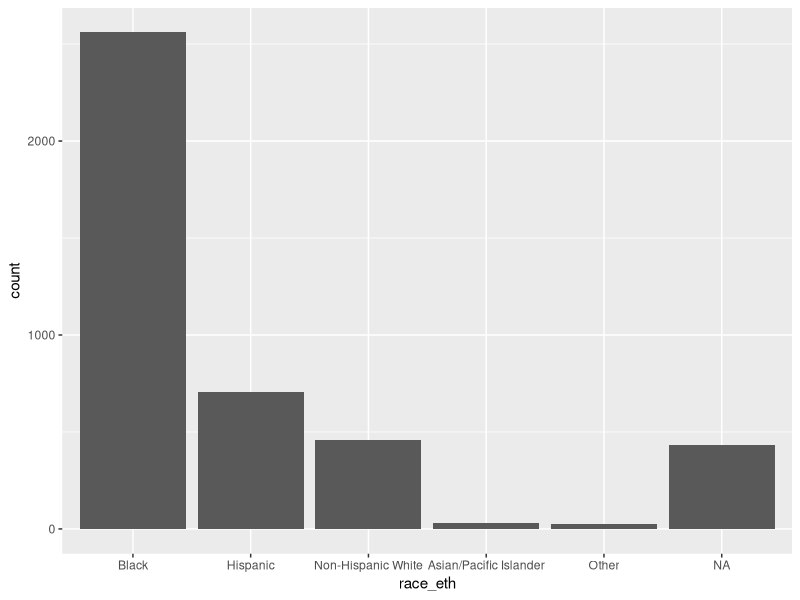
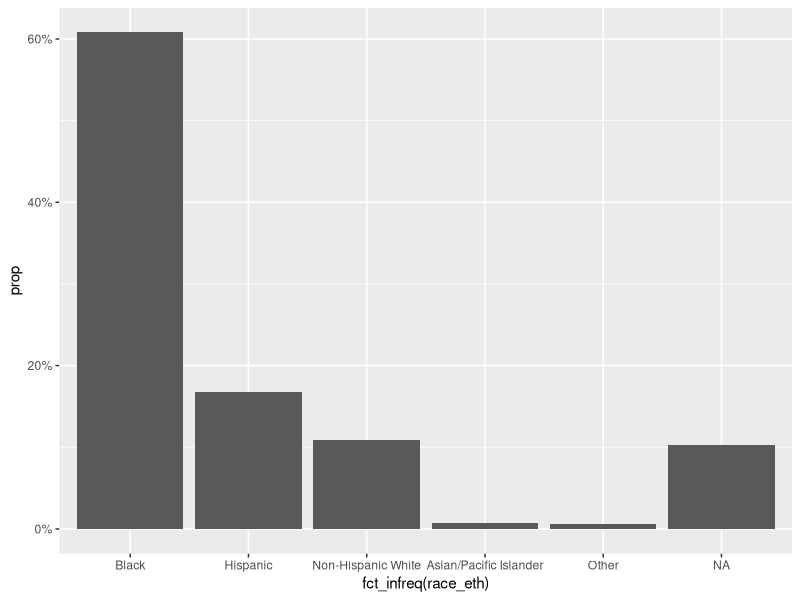
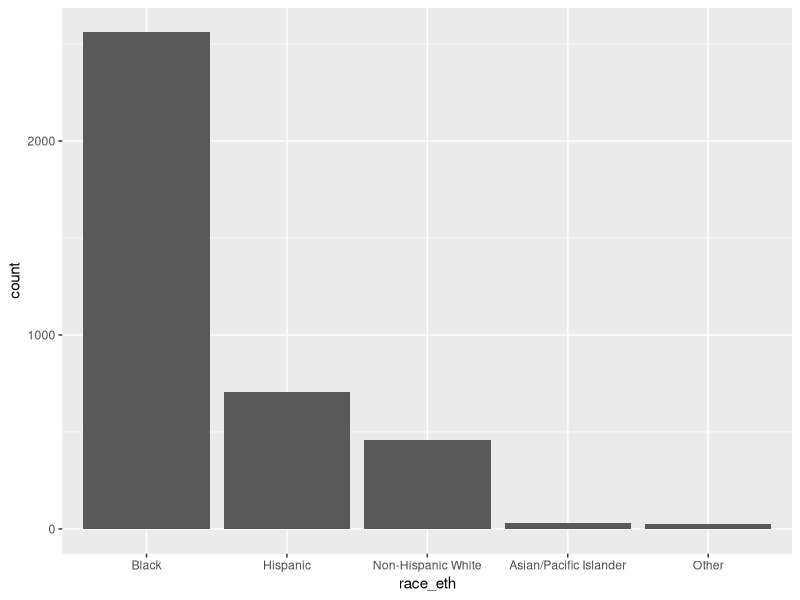
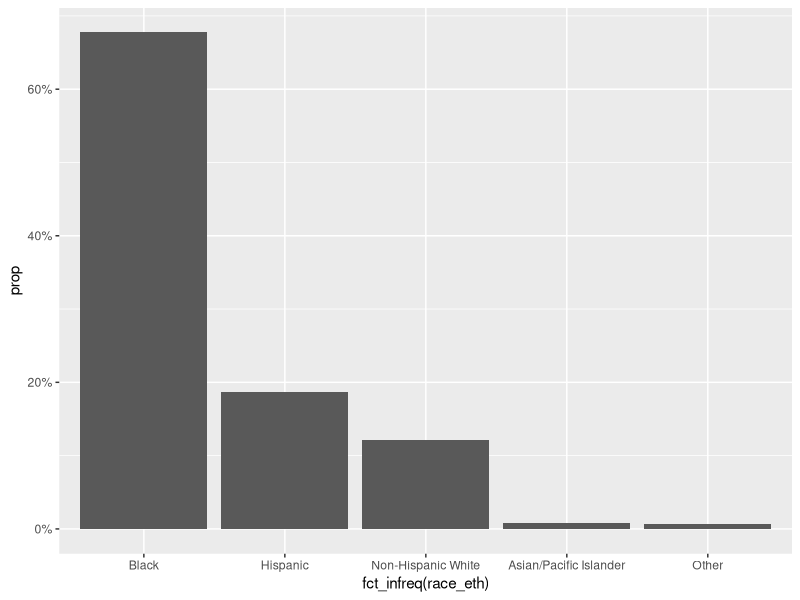
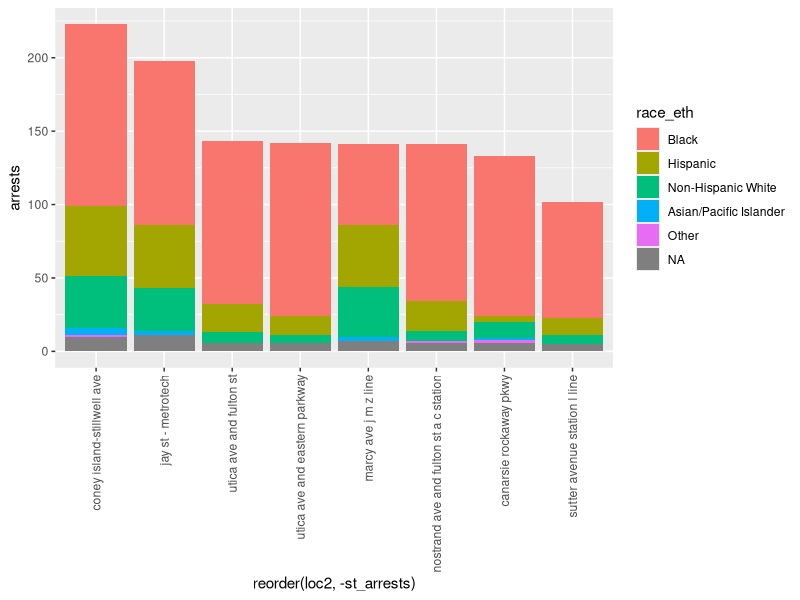

The R source for these figures, in order:
################################################################################
##
## [ PROJ ] Lecture 3: Subway Fare Evasion Arrests in Brooklyn
## [ FILE ] Lecture3-inclass.r
## [ AUTH ] < YOUR NAME >
## [ INIT ] < Date you started the file >
##
################################################################################

## POLICY QUESTION FOR THIS WEEK & NEXT:
## Police can stop and ticket or  arrest people for subway fare evasion. 
## Is NYPD enforcement of subway fare evasion enforcement in Brooklyn racist?


## ---------------------------
## libraries
## ---------------------------

library(tidyverse)
library(forcats)
library(fastDummies)

## ---------------------------
## directory paths
## ---------------------------

getwd()
setwd("C:/Users/Harold Stolper/Google Drive/SIPA/R - Data Analysis/Fall 2020/Lectures/Lecture3")
## -----------------------------------------------------------------------------
## 1. load and inspect datasets
##
##    two datasets of administrative records from public defenders in Brooklyn
##      1. microdata_BDS_inclass.csv: Brooklyn Defender Services
##      2. microdata_LAS_inclass.csv: Legal Aid Society
##    each row is client data for an individual arrested for subway fare evasion
##    public defenders represent nearly everybody arrested for subway fare evasion
##    these files were provided by the respective orgs with no documentation
##
##  a. what is the unit of observation and representative population?
##  b. inspect and describe the coding of race/ethnicity information in each dataset?
## -----------------------------------------------------------------------------

arrests_bds <- read_csv("microdata_BDS_inclass.csv", na = "")
arrests_las <- read_csv("microdata_LAS_inclass.csv", na = "")

str(arrests_bds)
str(arrests_las)

# note that string variables are imported as characters by default (not factors)
# let's convert race and ethnicity to factors before we start cleaning these variables
arrests_bds <- arrests_bds %>% mutate(race = as.factor(race), 
                                      ethnicity = as.factor(ethnicity) )
summary(arrests_bds)

arrests_las <- arrests_las %>% mutate(race = as.factor(las_race_key), 
                                      ethnicity = as.factor(hispanic_flag) )
summary(arrests_las)

# 1a.

# 1b. 

## -----------------------------------------------------------------------------
## 2. clean BDS data: recode race and ethnicity variables and assign to arrests_bds_clean
## -----------------------------------------------------------------------------

# 2
  # BDS: race

  levels(arrests_bds$race)
  typeof(arrests_bds$race) #remember factors are stored as integers assigned to levels
  summary(arrests_bds$race)
  arrests_bds %>% count(race, sort = TRUE)
  arrests_bds %>% count(race, ethnicity, sort = FALSE)
  arrests_bds.clean_temp <- arrests_bds %>% 
    mutate(race_clean = recode(race, "0" = "NA", 
                                     "Unknown" = "NA", 
                                     "Am Indian" = "Other" ) )  %>% 
    mutate(race_clean = factor(race_clean, levels = c("Black", "White", "Asian/Pacific Islander", "Other")))

    # let's check we did this right  
    levels(arrests_bds.clean_temp$race_clean)
    arrests_bds.clean_temp %>% count(race_clean, sort = TRUE)
    arrests_bds.clean_temp %>% count(race_clean, race, sort = FALSE)
    table(arrests_bds.clean_temp$race_clean, arrests_bds.clean_temp$race, useNA = "always")
    
    # note: recode doesn't work well with pipes like other dplyr functions,
    #       instead we use the function as a part of a function argument


  # BDS: ethnicity
    levels(arrests_bds.clean_temp$ethnicity)
    table(arrests_bds.clean_temp$race_clean, arrests_bds.clean_temp$ethnicity, useNA = "always")
    arrests_bds.clean <- arrests_bds.clean_temp %>% 
      mutate(hispanic = recode(ethnicity, "0" = "NA", "Other" = "Non-Hispanic") ) %>%
      mutate(hispanic = factor(hispanic, levels = c("Hispanic", "Non-Hispanic"))) 

    # let's check we did this right  
    summary(arrests_bds.clean$hispanic)
    table(arrests_bds.clean$race_clean, arrests_bds.clean$hispanic, useNA = "always")
    
    # note: we used to separate pipe sequences to clean ethnicity & race, but could do in 1 pipe
    
    rm(arrests_bds.clean_temp)
    
## -----------------------------------------------------------------------------
## 3. BDS: create a single race_eth factor variable w/mutually exclusive categories:
##       - Black, Non-Hispanic White, Hispanic, Asian or Pacific Islander, Other, NA
##    Before you do this...
##    
##    In-class discussion questions: 
##      what cat do you want to use for Black Hispanic identity?
##      what is missing by using mutually exclusive categories?
##      was race coded by NYPD or client w/public defender input? we don't really know!
##    
##    a. Can you think of a better way to incorporate race into analysis of biased enforcement?
##    b. Create race_eth
## -----------------------------------------------------------------------------

# 3a. let's investigate a bit
  # here is a quick and easy way to show crosstabs using base R
  table(arrests_bds.clean$race_clean, arrests_bds.clean$hispanic, useNA = "always")
  prop.table(table(arrests_bds.clean$race_clean, arrests_bds.clean$hispanic), 2)  %>% round(2)
  str(arrests_bds.clean)  
  
# 3b.
  arrests_bds.clean <- arrests_bds.clean %>% 
    mutate(race_clean_char = as.character(race_clean)) %>% 
    mutate(hispanic_char = as.character(hispanic))     %>%
    mutate(race_eth = ifelse(hispanic_char == "Hispanic", hispanic_char, race_clean_char) ) %>%  
    mutate(race_eth = as.factor(recode(race_eth, "White" = "Non-Hispanic White") )  )%>%
    select(-race_clean_char, -hispanic_char)
    
  str(arrests_bds.clean)  
  table(arrests_bds.clean$race_eth, arrests_bds.clean$hispanic, useNA = "always")
  
## -----------------------------------------------------------------------------
## 4 a. Repeat 3 creating race_eth in the Legal Aid data (arrests_las) with the same coding
##      HINT: note that Hispanic identity is included in both las_race_key & hispanic_flag
##   b. Make sure you end up with a data frame with the following variable names,
##      and identical coding as inarrests_bds_clean:
##    - race_eth, age, male, dismissal (not in the BDS data), st_id, loc2
## -----------------------------------------------------------------------------

str(arrests_las)
table(arrests_las$las_race_key, arrests_las$hispanic_flag, useNA = "always")
arrests_las.clean <- arrests_las %>% 
  mutate(race_eth = recode(las_race_key, "Asian or Pacific Islander" = "Asian/Pacific Islander",
                                         "Unknown" = "NA",
                                         "Latino" = "Hispanic",
                                         "White" = "Non-Hispanic White")) %>% 
  mutate(race_eth = ifelse(hispanic_flag == "Y", "Hispanic", race_eth) ) %>% 
  mutate(race_eth = factor(race_eth, 
                           levels = c("Black", "Hispanic", "Non-Hispanic White", "Asian/Pacific Islander", "Other")))

# let's confirm we did this right
summary(arrests_las.clean$race_eth)
arrests_las.clean %>% count(race_eth, sort = TRUE)
table(arrests_las.clean$race_eth, arrests_las.clean$hispanic_flag, useNA = "always")

    
## -----------------------------------------------------------------------------
## 5. appending: stacking rows with rbind
##    a. create a field (pd) to identify the public defender data source (= "las" or "bds")
##    b. Append arrests_bds.clean and arrests_las.clean
##    c. use the nrow function to display the total number of arrests
##    d. inspect race_eth for accuracy/consistency, export new df as "arrests_all.csv"
##        (hint: use the write_csv function introduced in Lecture 3.1)
## -----------------------------------------------------------------------------

# 5a.
arrests_bds.clean <- arrests_bds.clean %>% mutate(pd = "bds")
arrests_las.clean <- arrests_las.clean %>% mutate(pd = "las")

# 5b.
arrests.clean <- plyr::rbind.fill(arrests_las.clean, arrests_bds.clean) %>%
  select(pd, race_eth, age, male, dismissal, st_id, loc2)
str(arrests.clean)
summary(arrests.clean)

# 5c. 

# 5d.
write_csv(arrests.clean, "arrests_all.csv") 

## -----------------------------------------------------------------------------
## 6. Grouping by race_eth
##    a. group arrests.clean by race_eth and store as its own df race_eth_counts
##          Note: we already obtained this information using the summary command,
##          but in some cases it might be useful to store this information to work with
##    b. compute average age, share male, and dimissal rate for each race/ethnicity category 
##          (store as race_eth_stats)
##        hint: make sure you tell R to ignore missing elements
##    c. what, if anything, do you think is interesting to note about
##        the distribution of age conditional on race, male given race, and dismissal by race
## -----------------------------------------------------------------------------

# 6a. 
race_eth_counts <- arrests.clean %>%
  group_by(race_eth) %>%
  summarize(n = n()) %>%
  arrange(desc(n))
race_eth_counts
str(race_eth_counts)

# equivalent to using the count() function
arrests.clean %>% count(race_eth, sort = TRUE)

# if we want to exclude NAs
arrests.clean %>% 
  filter(!is.na(race_eth)) %>% 
  count(race_eth, sort = TRUE)


# 6b.
race_eth_stats <- arrests.clean %>%
  group_by(race_eth) %>%
  summarize(n = n(), 
            mean_age = mean(age, na.rm = TRUE),
            mean_male = mean(male, na.rm = TRUE))
race_eth_stats 

# 6c. 


## -----------------------------------------------------------------------------
## 7. grouping by subway station, with subway-station level statistics.
##      our data includes the following columns
##        - st_id: unique subway station identifier
##        - loc2: subway station name (recognized by google maps)
##   
##    a. let's use fastDummies::dummy_cols to create a dummy variable for each race_eth cat
##       this will come in handy later on.
##
##    b. create a new data frame w/station-level observations (arrests_stations) including the following:
##      - station name (given by loc2)
##      - st_id
##      - total number of arrests at each station
##      - total number of arrests for each race_eth category at each station
##      - share of arrests at each station that are Black and Hispanic
##      - sort in descending order of total number of arrests
##
##    c. show a date table (arrests_stations_top) with station-level observations including the following:
##      - station name,
##      - station arrest total
##      - sh_bh = share of arrests that are Black and Hispanic (excluding race_eth = NA from deonomintor)
##      - sorted in ascending order above Black and Hispanic arrest share
##      - only show for stations with at least 50 total arrests
##
##    d. briefly summarize any interesting findings about the distribution of race across stations
##      - hint: are there any high arrest stations (say, > 50 arrests total) with a high share of NHW arrests?
## -----------------------------------------------------------------------------

# 7a.
arrests.clean <- fastDummies::dummy_cols(arrests.clean, select_columns = "race_eth")
str(arrests.clean)
summary(arrests.clean)

# 7b.
# pretty easy to use group_by to get counts by station
arrests.clean %>%  
  group_by(loc2)  %>%
  summarize(st_id = first(st_id), n = n())  %>%
  arrange(desc(n))

# let's generate station-level counts for each race_eth group?
# approach A: summing dummy variables
arrests_stations <- arrests.clean %>%  
  group_by(loc2)    %>%
  summarize(st_id = first(st_id), 
            n = n(),
            n_black = sum(race_eth_Black, na.rm = TRUE), 
            n_hisp  = sum(race_eth_Hispanic, na.rm = TRUE),
            n_api   = sum(`race_eth_Asian/Pacific Islander`, na.rm = TRUE),
            n_oth   = sum(race_eth_Other, na.rm = TRUE) )   %>%
  arrange(desc(n))
arrests_stations

#7c. 
arrests_stations_top <- arrests.clean %>%  
  group_by(loc2)    %>%
  summarize(st_id = first(st_id), 
            n = n(),
            n_black = sum(race_eth_Black, na.rm = TRUE), 
            n_hisp  = sum(race_eth_Hispanic, na.rm = TRUE),
            n_api   = sum(`race_eth_Asian/Pacific Islander`, na.rm = TRUE),
            n_oth   = sum(race_eth_Other, na.rm = TRUE), 
            n_bh    = sum(race_eth_Black, race_eth_Hispanic, na.rm = TRUE),
            n_na    = sum(race_eth_NA))  %>%
  mutate(sh_bh = n_bh / (n - n_na)) %>% 
  filter(n >= 50) %>% 
  arrange(sh_bh)
arrests_stations_top

## -----------------------------------------------------------------------------
## 8. barplots 
##    a. barplot of all arrests by race_eth category (proportions of all arrests, sorted)
##    b. same as a but exclude all observations with race_eth == NA
##    c. stacked barplot showing race_eth breakdown for top 10 stations by total arrest count
## -----------------------------------------------------------------------------

# 8a. 
ggplot(data = arrests.clean, aes(x = race_eth)) + geom_bar()
ggplot(data = arrests.clean, aes(x = fct_infreq(race_eth), y = ..prop.., group = 1)) + geom_bar() + 
  scale_y_continuous(labels = scales::percent_format()) 

# 8b.
arrests.clean.nomiss <- arrests.clean %>% filter(is.na(race_eth) == FALSE)
summary(arrests.clean.nomiss$race_eth)

ggplot(data = arrests.clean.nomiss, aes(x = race_eth)) + geom_bar()
ggplot(data = arrests.clean.nomiss, aes(x = fct_infreq(race_eth), y = ..prop.., group = 1)) + geom_bar() + 
  scale_y_continuous(labels = scales::percent_format())

# 8c.
arrests_stations_race <- arrests.clean %>%  
  group_by(loc2) %>% 
  mutate(st_arrests = n()) %>% 
  ungroup() %>% 
  group_by(loc2, race_eth)  %>%
  summarize(arrests = n(), st_arrests = first(st_arrests)) %>% 
  arrange(desc(st_arrests)) %>% 
  filter(st_arrests > 100)
arrests_stations_race

ggplot(arrests_stations_race, aes(x = reorder(loc2, -st_arrests), y = arrests, fill = race_eth)) + 
  geom_bar(stat = "identity") + 
  theme(axis.text.x = element_text(angle = 90, vjust = 0.5, hjust=1)) 
